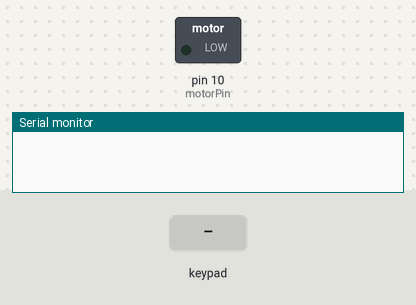
Bench run of a sketch on a simulated Arduino Uno, built with avr-gcc and run on an emulated ATmega328P. Parts: switched loads named in the sketch (green lamp = pin HIGH), the last lines printed to the serial monitor. Inputs (shaded band) come from the test bench.

Above: at 1.2 s.
1.3 s: keypad keys 1 3 9 7 pressed 0.4 s apart
At 3.2 s:
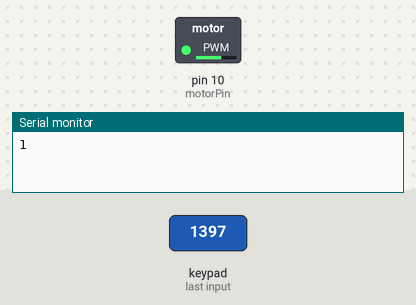
4.4 s: key '2' pressed
At 4.7 s:
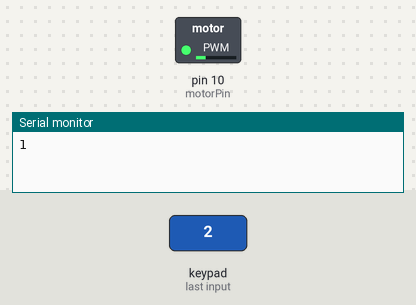
5.9 s: key '3' pressed
At 6.9 s:
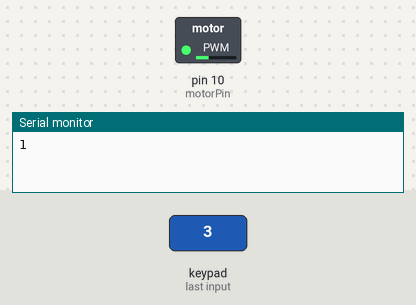
7.4 s: key '1' pressed
At 8.2 s:
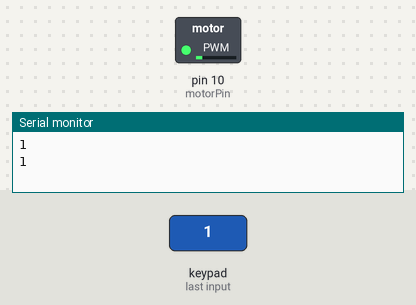
8.9 s: keypad keys 9 8 7 6 pressed 0.4 s apart
At 9.1 s:
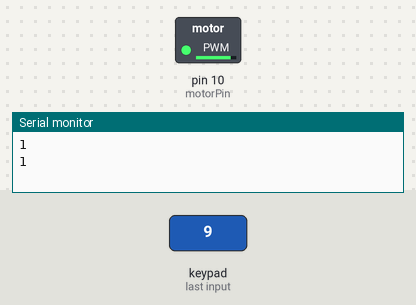
Timing chart, 0 to 11.9 s (numbered marks = the images above; inputs shaded):
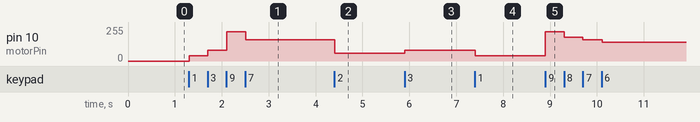

Measured:
- after the input at 1.3 s, pin 10 (motorPin): 0/255 → 40/255 at once, → 80/255 0.40 s later, → 220/255 0.41 s later, → 160/255 0.40 s later
- after the input at 4.4 s, pin 10 (motorPin): 160/255 → 60/255 at once
- after the input at 5.9 s, pin 10 (motorPin): 60/255 → 80/255 at once
- after the input at 7.4 s, pin 10 (motorPin): 80/255 → 40/255 at once
- after the input at 8.9 s, pin 10 (motorPin): 40/255 → 220/255 at once, → 180/255 0.41 s later, → 160/255 0.40 s later, → 140/255 0.41 s later

The sketch:

sketch_jun26a_DcmotornKEYPAD.ino
```cpp
#include <Keypad.h>
const byte numRows= 4; //number of rows on the keypad
const byte numCols= 4; //number of columns on the keypad
int motorPin = 10 ;
/*keymap defines the key pressed according to the row and columns just as appears on the keypad*/
char keymap[numRows][numCols]=
{
'1', '2', '3', 'A',
'4', '5', '6', 'B',
'7', '8', '9', 'C',
'*', '0', '#', 'D'
};
//Code that shows the the keypad connections to the arduino terminals
byte rowPins[numRows] = {9,8,7,6}; //Rows 0 to 3
byte colPins[numCols]= {5,4,3,2}; //Columns 0 to 3
//initializes an instance of the Keypad class
Keypad myKeypad= Keypad(makeKeymap(keymap), rowPins, colPins, numRows, numCols);
void setup()
{
Serial.begin(9600);
   pinMode(motorPin, OUTPUT);
}
//If key is pressed, this key is stored in ‘keypressed’ variable
void loop()
{
char keypressed = myKeypad.getKey();
if (keypressed == '1')
{
Serial.println(keypressed);
}
delay(1);
   if (keypressed != NO_KEY) {
      int speed;
      switch(keypressed){
        case '1' : speed = 40;
                    break;
        case '2' : speed = 60;
                    break;
        case '3' : speed = 80;
                    break;
        case '4' : speed = 100;
                    break;
        case '5' : speed = 120;
                    break;
        case '6' : speed = 140;
                    break;
        case '7' : speed = 160;
                    break;
        case '8' : speed = 180;
                    break;
        case '9' : speed = 220;
                    break;
        case 'A' : speed = 0;
                    break;

      }
       analogWrite(motorPin,speed);
      }
   }
```
